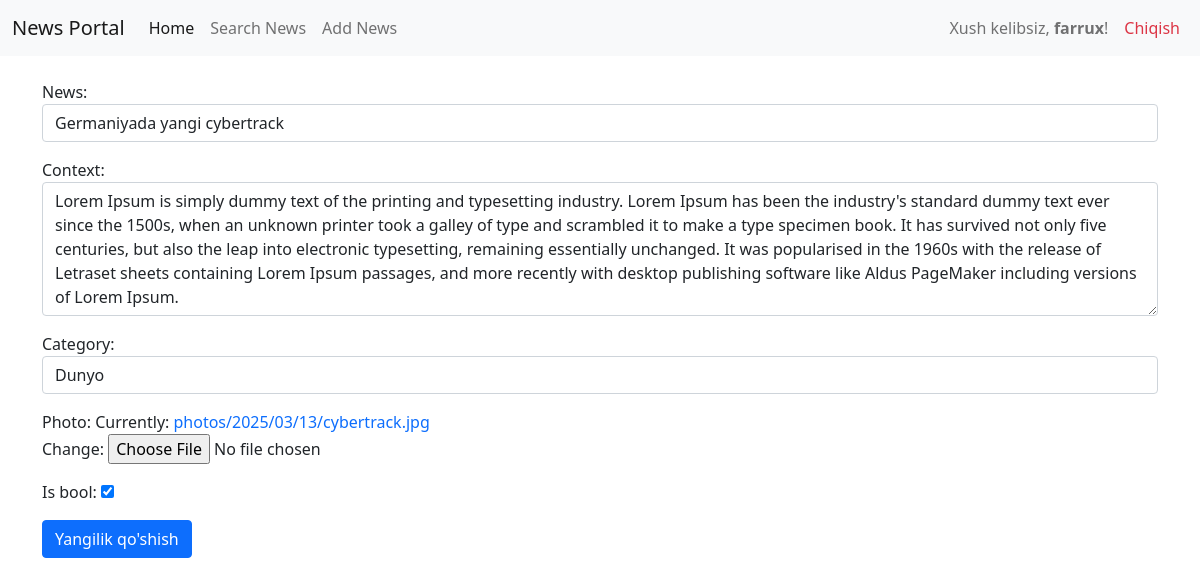
Page /update_new/4/ (signed in) on the committed database.
### configapp/models.py (models this page shows, shortened)
class News(models.Model):
    title = models.CharField(max_length=150, verbose_name='news')
    context = models.TextField(blank=True)
    created_ed = models.DateTimeField(auto_now_add=True)
    updated_ed = models.DateTimeField(auto_now=True)
    category = models.ForeignKey(Categories, on_delete=models.CASCADE, related_name="news_get")
    photo = models.FileField(upload_to='media/%Y/%m/%d/')
    is_bool = models.BooleanField(default=True)
    views = models.IntegerField(default=0)
    class Meta:
        verbose_name = "NEW"
        verbose_name_plural = "NEWS"
        ordering = ['-created_ed']

class Categories(models.Model):
    title = models.CharField(max_length=50)
    def __str__(self):
        return self.title

### configapp/views.py (the view)
# urls.py: path('update_new/<int:new_id>/', new_update, name='update_new'),
@login_required(login_url='login')
def new_update(request, new_id):
    new = get_object_or_404(News, id=new_id)
    if request.method == 'POST':
        form = NewsForm(request.POST, instance=new)
        if form.is_valid():
            form.save()
            return redirect('index')
    else:
        form = NewsForm(instance=new)
    return render(request, 'update.html', {'form': form, 'new': new})

### configapp/forms.py (shortened to what this page needs)
class NewsForm(forms.ModelForm):
    class Meta:
        model = News
        fields = ['title', 'context', 'category', 'photo', 'is_bool']
        widgets = {
            'title': forms.TextInput(attrs={'class': 'form-control'}),
            'context': forms.Textarea(attrs={'class': 'form-control', 'rows': 5}),
            'category': forms.Select(attrs={'class': 'form-control'}),
            'photo': forms.ClearableFileInput(attrs={'class': 'form-control-file'}),
        }

### configapp/templates/update.html (shortened to what this page needs)
{% extends 'base.html' %}
  {% block body %}
  <form action="{% url 'update_new' new.pk %}" method="post">
    {% csrf_token %} {{ form.as_p }}
    <button type="submit" class="btn btn-primary btn-block">
      Yangilik qo'shish
    </button>
  </form>
  {% endblock %}

### configapp/templates/base.html (shortened to what this page needs)
<!DOCTYPE html>
<html lang="uz">
  <head>
    <link
      href="https://cdn.jsdelivr.net/npm/bootstrap@5.0.2/dist/css/bootstrap.min.css"
      rel="stylesheet"
    />
  </head>
  <body>
    <nav class="navbar navbar-expand-lg navbar-light bg-light">
      <div class="container-fluid">
        <a class="navbar-brand" href="{% url 'index' %}">News Portal</a>
        <div class="collapse navbar-collapse" id="navbarNav">
          <ul class="navbar-nav me-auto">
            <li class="nav-item">
              <a class="nav-link active" href="{% url 'index' %}">Home</a>
            </li>
            <li class="nav-item">
              <a class="nav-link" href="{% url 'search_news' %}">Search News</a>
            </li>
            <li class="nav-item">
              <a class="nav-link" href="{% url 'news_add' %}">Add News</a>
            </li>
          </ul>
          <ul class="navbar-nav">
            {% if user.is_authenticated %}
              <li class="nav-item">
                <span class="nav-link">Xush kelibsiz, <strong>{{ user.username }}</strong>!</span>
              </li>
              <li class="nav-item">
                <a class="nav-link text-danger" href="{% url 'logout' %}">Chiqish</a>
              </li>
            {% else %}
              <li class="nav-item">
                <a class="nav-link text-primary" href="{% url 'login' %}">Kirish</a>
              </li>
            {% endif %}
          </ul>
        </div>
      </div>
    </nav>
    <div class="container mt-4">
      {% block body %}
      {% endblock %}
    </div>
  </body>
</html>

### configapp/templates/base.html (style rules this page uses)
a { text-decoration: none; }

### rows in the picture
News: title "Germaniyada yangi cybertrack", context "Lorem Ipsum is simply dummy text of the printing and typesetting industry. Lorem Ipsum has been the industry's standard dummy text ever since the 1500s, when an unknown printer took a galley of type and scrambled it to make a type specimen book. It has survived not only five centuries, but also the leap into electronic typesetting, remaining essentially unchanged. It was popularised in the 1960s with the release of Letraset sheets containing Lorem Ipsum passages, and more recently with desktop publishing software like Aldus PageMaker including versions of Lorem Ipsum.", category "Dunyo", is_bool "☑"

### other values in the picture
{{ user.username }} "farrux"
